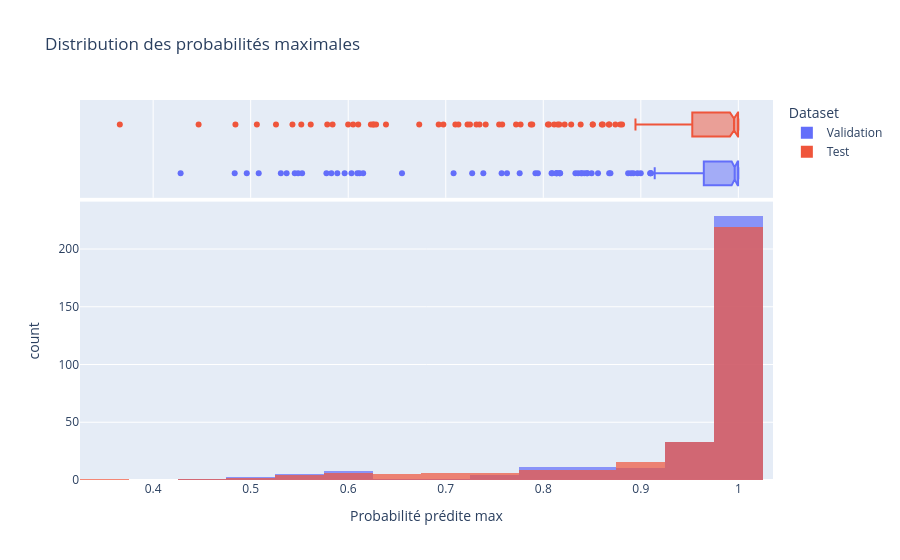
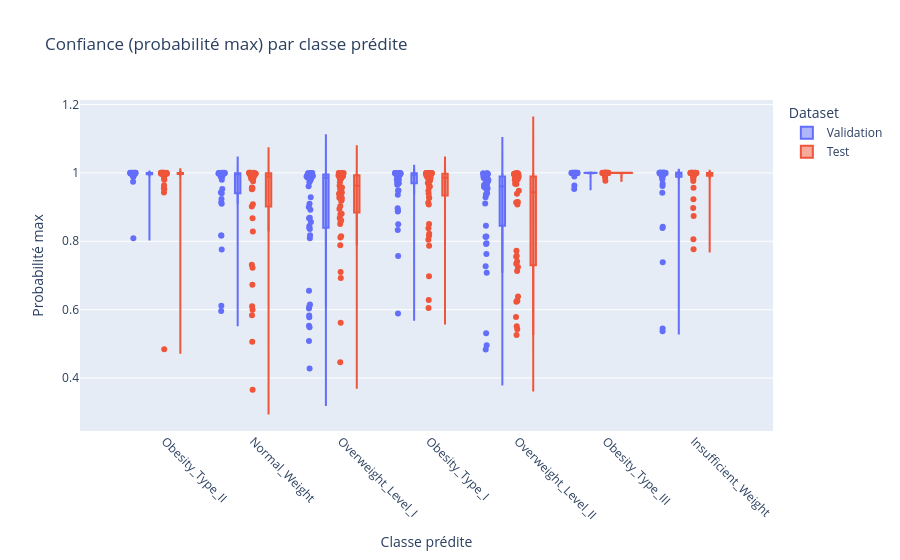

Write notebook code for charts like these, in order.
### Markdown cell above
## 3. Model - LGBMClassifier

### Code cell
# ==================================================
# 1. Chargement & Configuration
# ==================================================
print("Loading LightGBMTrainer module...")
trainer = LightGBMTrainer()  # Wrapper LightGBM LGBMClassifier
print("LightGBMTrainer instantiated successfully")

target_column = "NObeyesdad"

# Configuration modèle LightGBM (classification multiclasse)
config_model = {
    "objective": "multiclass",         # Classification multiclasse
    "metric": "multi_logloss",         # Métrique multiclass
    "num_class": len(encoder.classes_),# Nombre de classes dynamiquement
    "n_estimators": 500,               # Nombre d’arbres
    "num_leaves": 31,                  # Feuilles max par arbre
    "learning_rate": 0.05,             # Taux d’apprentissage
    "max_depth": -1,                   # -1 = pas de limite → LightGBM choisit
    "reg_lambda": 1.0,                 # Régularisation L2
    "subsample": 0.8,                  # Sous-échantillonnage données
    "colsample_bytree": 0.8,           # Sous-échantillonnage features
    "random_state": 42,                # Reproductibilité
    "force_col_wise": True,            # Optimisation mémoire
    # "early_stopping_rounds": 50,     # Peut être géré dans .fit(valid_set=...)
    "verbose": -1,
}

# Configuration scheduler du learning rate
config_lr_scheduler = {
    "initial_lr": 0.1,
    "decay_rate": 0.25,
    "min_lr": 1e-3,
}

# Configuration entraînement batch-wise
config_training = {
    "num_batches": 5,                # Nombre de lots
    "max_patience": 2,               # Patience early stopping global
    "show_learning_curve": True,     # Courbe d’apprentissage
    "use_sample_weight": True,       # Prendre en compte pondérations
    "eval_metric": "multi_logloss",  # Cohérent avec multiclass
}

print("===== Configuration LGBM =====")
pprint.pprint(config_model, sort_dicts=False)
print("=================================\n")

print("===== Configuration Training =====")
pprint.pprint(config_training, sort_dicts=False)
print("=================================\n")

print("===== Configuration LR Scheduler =====")
pprint.pprint(config_lr_scheduler, sort_dicts=False)
print("=================================\n")


# ==================================================
# 2. Entraînement
# ==================================================
print("Applying fit method...")
trainer.fit(
    train_dataframe=spark_train_df,
    valid_dataframe=spark_valid_df,
    target_column=target_column,
    config_training=config_training,
    config_model=config_model,
    config_lr_scheduler=config_lr_scheduler,
)


# ==================================================
# 3. Évaluation
# ==================================================
print("\n" + "="*40)
print("   Evaluating the Trained Model")
print("="*40 + "\n")

# Récupération du modèle entraîné
final_model = trainer.get_trained_model()

# Prédictions
y_pred_valid = final_model.predict(X_valid)
y_pred_test  = final_model.predict(X_test)

# --------------------------------------------------
# Matrices de confusion
# --------------------------------------------------
plot_confusion_matrices(
    y_true_valid=y_valid,
    y_pred_valid=y_pred_valid,
    y_true_test=y_test,
    y_pred_test=y_pred_test,
    class_names=encoder.classes_,
    normalize=True   # Normaliser pour % lecture
)

# --------------------------------------------------
# Probabilités & Confiance
# --------------------------------------------------
y_proba_valid = final_model.predict_proba(X_valid)
y_proba_test  = final_model.predict_proba(X_test)

# Histogramme des probabilités maximales
plot_max_proba_distribution_px(y_proba_valid, y_proba_test)

# Violin plot par classe
plot_classwise_confidence_px(
    y_proba_valid,
    y_proba_test,
    class_names=encoder.classes_
)

# Courbe de calibration
plot_calibration_curve_px(
    y_valid, y_proba_valid,
    y_test, y_proba_test
)

### Figure 1 — Plotly figure (JSON) as saved in the notebook; plotly's stock layout.template omitted (floating-point values rounded to 4 significant figures; data arrays with more than 128 entries replaced by an {"elided": "..."} marker saying what was removed)
{"data": [{"bingroup": "x", "hovertemplate": "Dataset=Validation<br>Probabilité prédite max=%{x}<br>count=%{y}<extra></extra>", "legendgroup": "Validation", "marker": {"color": "#636efa", "opacity": 0.7, "pattern": {"shape": ""}}, "name": "Validation", "nbinsx": 20, "orientation": "v", "showlegend": true, "type": "histogram", "x": {"elided": "317 float values"}, "xaxis": "x", "yaxis": "y"}, {"hovertemplate": "Dataset=Validation<br>Probabilité prédite max=%{x}<extra></extra>", "legendgroup": "Validation", "marker": {"color": "#636efa"}, "name": "Validation", "notched": true, "showlegend": false, "type": "box", "x": {"elided": "317 float values"}, "xaxis": "x2", "yaxis": "y2"}, {"bingroup": "x", "hovertemplate": "Dataset=Test<br>Probabilité prédite max=%{x}<br>count=%{y}<extra></extra>", "legendgroup": "Test", "marker": {"color": "#EF553B", "opacity": 0.7, "pattern": {"shape": ""}}, "name": "Test", "nbinsx": 20, "orientation": "v", "showlegend": true, "type": "histogram", "x": {"elided": "317 float values"}, "xaxis": "x", "yaxis": "y"}, {"hovertemplate": "Dataset=Test<br>Probabilité prédite max=%{x}<extra></extra>", "legendgroup": "Test", "marker": {"color": "#EF553B"}, "name": "Test", "notched": true, "showlegend": false, "type": "box", "x": {"elided": "317 float values"}, "xaxis": "x2", "yaxis": "y2"}], "layout": {"barmode": "overlay", "legend": {"title": {"text": "Dataset"}, "tracegroupgap": 0}, "title": {"text": "Distribution des probabilités maximales"}, "xaxis": {"anchor": "y", "domain": [0, 1], "title": {"text": "Probabilité prédite max"}}, "xaxis2": {"anchor": "y2", "domain": [0, 1], "matches": "x", "showgrid": true, "showticklabels": false}, "yaxis": {"anchor": "x", "domain": [0, 0.7326], "title": {"text": "count"}}, "yaxis2": {"anchor": "x2", "domain": [0.7426, 1], "matches": "y2", "showgrid": false, "showline": false, "showticklabels": false, "ticks": ""}}}

### Figure 2 — Plotly figure (JSON) as saved in the notebook; plotly's stock layout.template omitted (floating-point values rounded to 4 significant figures; data arrays with more than 128 entries replaced by an {"elided": "..."} marker saying what was removed)
{"data": [{"alignmentgroup": "True", "box": {"visible": true}, "hovertemplate": "Dataset=Validation<br>Classe prédite=%{x}<br>Probabilité max=%{y}<extra></extra>", "legendgroup": "Validation", "marker": {"color": "#636efa"}, "name": "Validation", "offsetgroup": "Validation", "orientation": "v", "points": "all", "scalegroup": "True", "showlegend": true, "type": "violin", "x": {"elided": "317 str values"}, "x0": " ", "xaxis": "x", "y": {"elided": "317 float values"}, "y0": " ", "yaxis": "y"}, {"alignmentgroup": "True", "box": {"visible": true}, "hovertemplate": "Dataset=Test<br>Classe prédite=%{x}<br>Probabilité max=%{y}<extra></extra>", "legendgroup": "Test", "marker": {"color": "#EF553B"}, "name": "Test", "offsetgroup": "Test", "orientation": "v", "points": "all", "scalegroup": "True", "showlegend": true, "type": "violin", "x": {"elided": "317 str values"}, "x0": " ", "xaxis": "x", "y": {"elided": "317 float values"}, "y0": " ", "yaxis": "y"}], "layout": {"legend": {"title": {"text": "Dataset"}, "tracegroupgap": 0}, "title": {"text": "Confiance (probabilité max) par classe prédite"}, "violinmode": "group", "xaxis": {"anchor": "y", "domain": [0, 1], "tickangle": 45, "title": {"text": "Classe prédite"}}, "yaxis": {"anchor": "x", "domain": [0, 1], "title": {"text": "Probabilité max"}}}}
